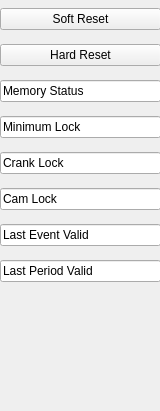
<?xml version="1.0" encoding="UTF-8"?>
<ui version="4.0">
 <class>EmsStatus</class>
 <widget class="QDockWidget" name="EmsStatus">
  <property name="geometry">
   <rect>
    <x>0</x>
    <y>0</y>
    <width>160</width>
    <height>411</height>
   </rect>
  </property>
  <property name="minimumSize">
   <size>
    <width>160</width>
    <height>411</height>
   </size>
  </property>
  <property name="maximumSize">
   <size>
    <width>180</width>
    <height>411</height>
   </size>
  </property>
  <property name="windowTitle">
   <string>DockWidget</string>
  </property>
  <widget class="QWidget" name="dockWidgetContents">
   <widget class="QWidget" name="verticalLayoutWidget">
    <property name="geometry">
     <rect>
      <x>0</x>
      <y>0</y>
      <width>161</width>
      <height>292</height>
     </rect>
    </property>
    <layout class="QVBoxLayout" name="verticalLayout">
     <item>
      <widget class="QPushButton" name="softResetPushButton">
       <property name="text">
        <string>Soft Reset</string>
       </property>
      </widget>
     </item>
     <item>
      <widget class="QPushButton" name="hardResetPushButton">
       <property name="text">
        <string>Hard Reset</string>
       </property>
      </widget>
     </item>
     <item>
      <widget class="QLineEdit" name="memoryCleanLineEdit">
       <property name="text">
        <string>Memory Status</string>
       </property>
      </widget>
     </item>
     <item>
      <widget class="QLineEdit" name="minLockLineEdit">
       <property name="text">
        <string>Minimum Lock</string>
       </property>
      </widget>
     </item>
     <item>
      <widget class="QLineEdit" name="crankLockLineEdit">
       <property name="text">
        <string>Crank Lock</string>
       </property>
      </widget>
     </item>
     <item>
      <widget class="QLineEdit" name="camLockLineEdit">
       <property name="text">
        <string>Cam Lock</string>
       </property>
      </widget>
     </item>
     <item>
      <widget class="QLineEdit" name="previousPrimaryValidLineEdit">
       <property name="text">
        <string>Last Event Valid</string>
       </property>
      </widget>
     </item>
     <item>
      <widget class="QLineEdit" name="previousPeriodValidLineEdit">
       <property name="text">
        <string>Last Period Valid</string>
       </property>
      </widget>
     </item>
    </layout>
   </widget>
  </widget>
 </widget>
 <resources/>
 <connections/>
</ui>
